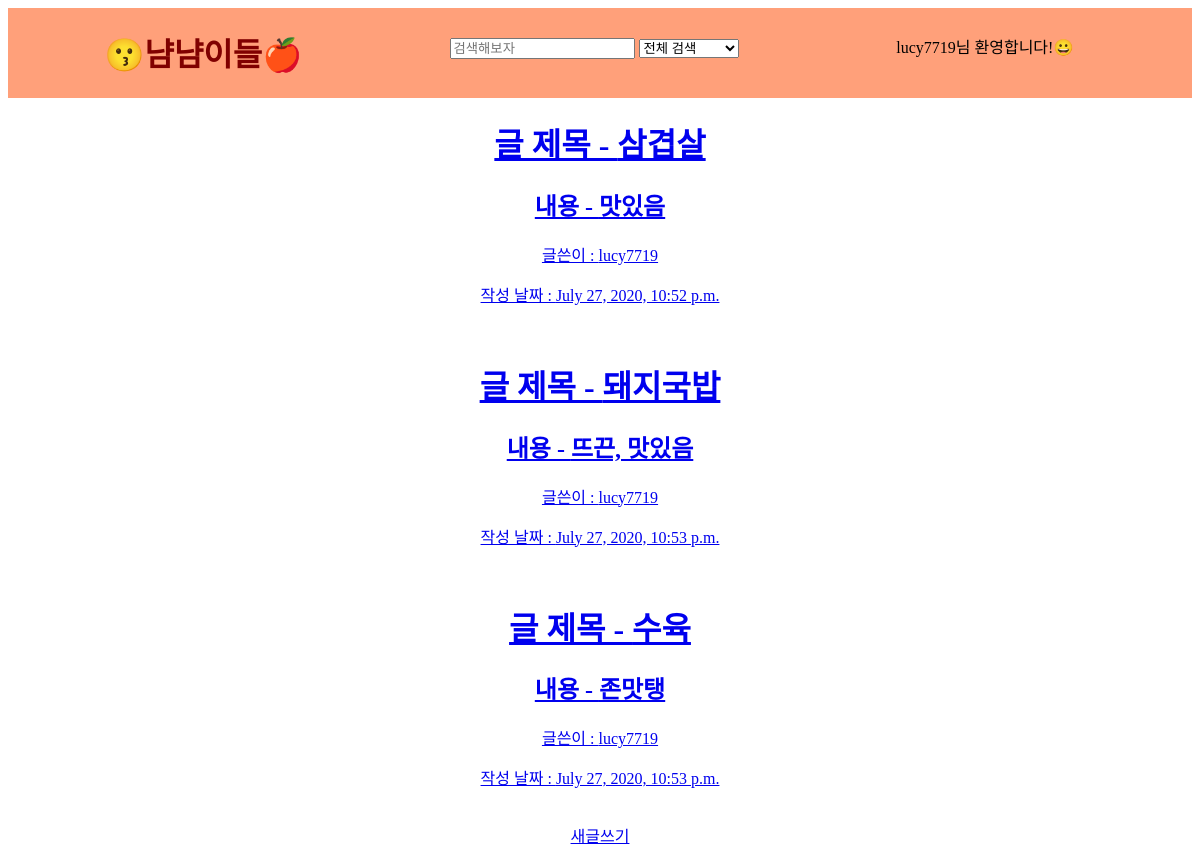
The app's page / (signed in) with its own data.
### app/models.py (models this page shows)
class Blog(models.Model):
    title = models.CharField(max_length=100)
    text = models.TextField(max_length=2000)
    author = models.ForeignKey(settings.AUTH_USER_MODEL, default=1, on_delete = models.CASCADE)
    time = models.DateTimeField(default=timezone.now)

### app/views.py (the view)
# urls.py: path('',app.views.index.as_view(),name='index'),
class index(ListView):
    template_name = 'index.html'
    context_object_name = 'blog_list'
    def get_queryset(self):
        return Blog.objects.all

### app/templates/index.html (shortened to what this page needs)
<!DOCTYPE html>
<html lang="en">
<head>
</head>
<body>
    <div class = first>
        <div class = sitename>
            <h1>😗냠냠이들🍎</h1>
        </div>
        <div class = box>
            <form action ="{% url 'result' %}" method='GET'>
                <input class = "input_box" type="text" name="query" value="{{query}}" placeholder="검색해보자">
                <select name = "selected">
                    <option value="all">전체 검색</option>
                </select>
            </form>
        </div>
        <div class = username>
            <p>{{user}}님 환영합니다!😀</p>
        </div>
    </div>
    <div class = second>
        {% for i in blog_list %}
        <a href="{% url 'detail' i.id %}">
            <h1>글 제목 - {{i.title}}</h1>
            <h2>내용 - {{i.text}}</h2>
            <p>글쓴이 : {{i.author}}</p>
            <p>작성 날짜 : {{i.time}}</p>
    </a>
    <br>
    {% endfor %}
    </div>
    <div class="writenew">
        <a href="{% url 'create' %}">새글쓰기</a>
    </div>
</body>
</html>

### app/templates/index.html (style rules this page uses)
.first { text-align: center; background-color:lightsalmon; display:flex; width:100%; height:90px; }
.sitename { height: 80px; width: 33%; color: maroon; }
.box { height: 80px; width:33%; top:60%; margin-top: 30px; }
.username { height: 45px; width:33%; margin-top: 10px; }
.second { text-align: center; }
.writenew { text-align: center; }

### records on screen
Blog: title "삼겹살", text "맛있음", author "lucy7719", time "July 27, 2020, 10:52 p.m."
Blog: title "돼지국밥", text "뜨끈, 맛있음", author "lucy7719", time "July 27, 2020, 10:53 p.m."
Blog: title "수육", text "존맛탱", author "lucy7719", time "July 27, 2020, 10:53 p.m."

### other values on screen
{{ user }} "lucy7719"
